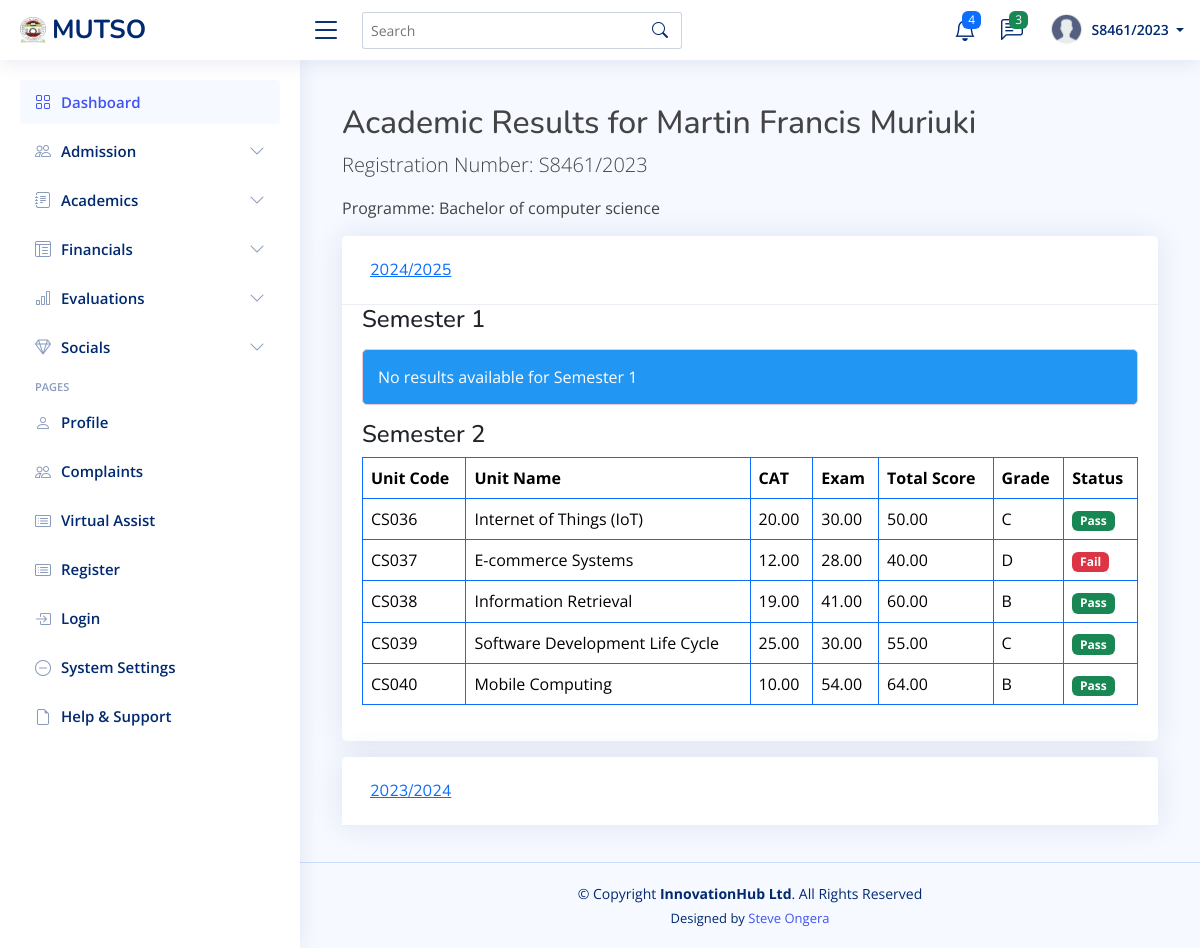
The app's page /results/ (signed in), older data.
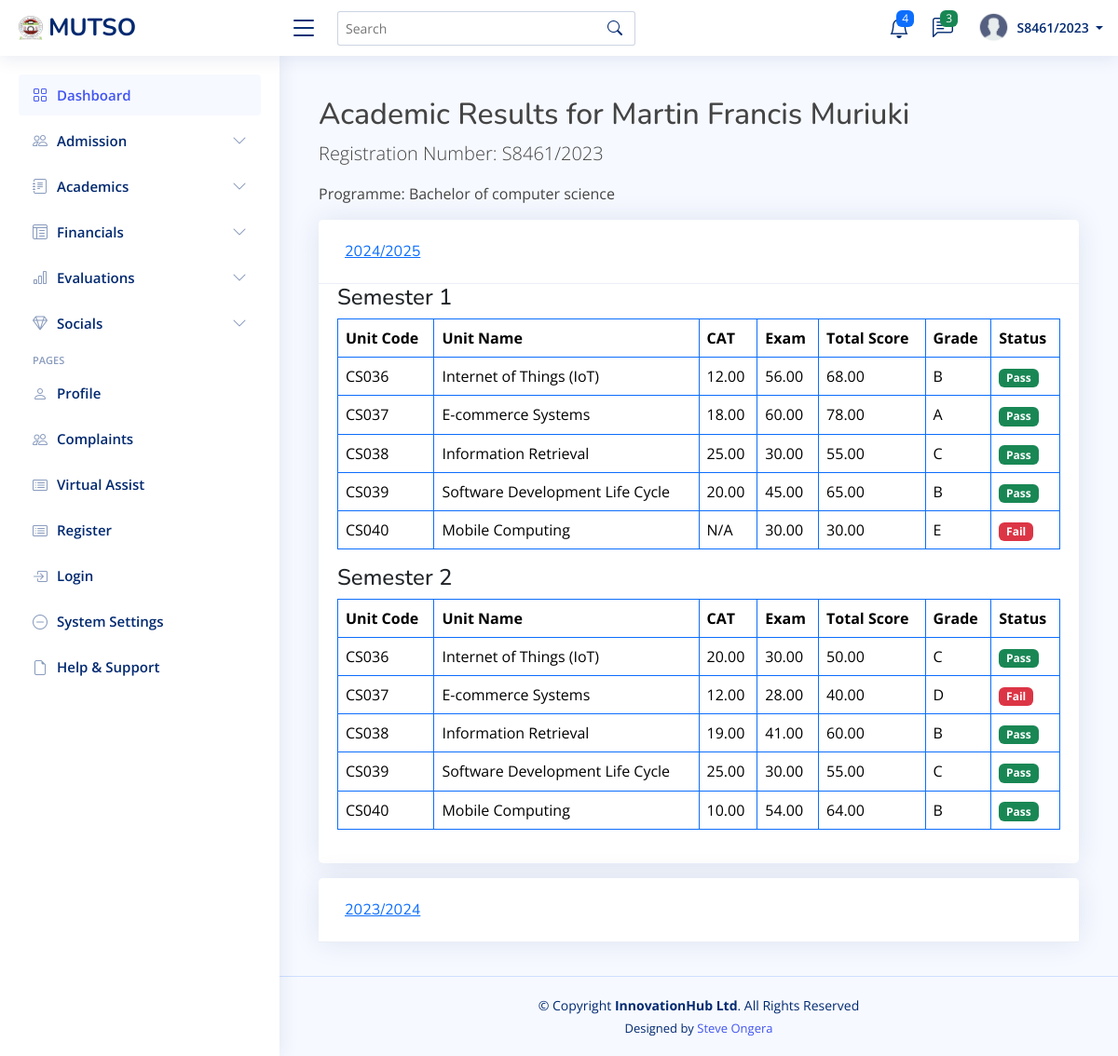
The same page, newer data.
### students_portal/models.py (models this page shows, shortened)
class User(AbstractUser):
    USER_TYPES = (
        ('student', 'Student'),
        ('lecturer', 'Lecturer'),
        ('admin', 'Administrator'),
        ('staff', 'Administrative Staff'),
        ('finance', 'Finance Officer'),
    )
    user_type = models.CharField(max_length=20, choices=USER_TYPES)
    is_verified = models.BooleanField(default=False)
    status = models.CharField(max_length=20, choices=[
        ('active', 'Active'),
        ('inactive', 'Inactive'),
        ('suspended', 'Suspended'),
    ], default='active')
    phone_number = models.CharField(max_length=15, blank=True, null=True)
    last_password_change = models.DateTimeField(default=timezone.now)
    password_reset_token = models.CharField(max_length=100, blank=True, null=True)
    password_reset_token_expiry = models.DateTimeField(blank=True, null=True)
    created_at = models.DateTimeField(auto_now_add=True)
    updated_at = models.DateTimeField(auto_now=True)

class Student(models.Model):
    registration_number = models.CharField(max_length=20, unique=True)
    first_name = models.CharField(max_length=100)
    last_name = models.CharField(max_length=100)
    middle_name = models.CharField(max_length=100, blank=True, null=True)
    id_number = models.CharField(max_length=20, blank=True, null=True)
    profile_picture = models.ImageField(upload_to='lecturer_profiles/', blank=True, null=True)
    programme = models.ForeignKey(Programme, on_delete=models.CASCADE, related_name='students')
    current_year = models.IntegerField()
    current_semester = models.IntegerField()
    date_of_admission = models.DateField()
    expected_graduation_date = models.DateField(blank=True, null=True)
    date_of_birth = models.DateField(blank=True, null=True)
    gender = models.CharField(max_length=10, choices=[
        ('M', 'Male'),
        ('F', 'Female'),
        ('O', 'Other')
    ], blank=True, null=True)
    email = models.EmailField(blank=True, null=True)
    phone_number = models.CharField(max_length=15, blank=True, null=True)
    religion = models.CharField(max_length=50, blank=True, null=True)
    county = models.CharField(max_length=50, blank=True, null=True)
    town = models.CharField(max_length=50, blank=True, null=True)
    postal_address = models.CharField(max_length=100, blank=True, null=True)
    postal_code = models.CharField(max_length=10, blank=True, null=True)
    parent_name = models.CharField(max_length=100, blank=True, null=True)
    parent_phone = models.CharField(max_length=15, blank=True, null=True)
    emergency_contact_name = models.CharField(max_length=100, blank=True, null=True)
    emergency_contact_relationship = models.CharField(max_length=50, blank=True, null=True)
    emergency_contact_phone = models.CharField(max_length=15, blank=True, null=True)
    is_active = models.BooleanField(default=True)
    status = models.CharField(max_length=20, choices=[
        ('active', 'Active'),
        ('inactive', 'Inactive'),
        ('graduated', 'Graduated'),
        ('deferred', 'Deferred'),
        ('suspended', 'Suspended'),
        ('transferred', 'Transferred'),
        ('withdrawn', 'Withdrawn')
    ], default='active')
    entry_mode = models.CharField(max_length=20, choices=[
        ('government_sponsored', 'Government-Sponsored'),
        ('self_sponsored', 'Self-Sponsored'),
        ('parallel', 'Parallel'),
        ('exchange', 'Exchange'),
        ('transfer', 'Transfer')
    ], default='government_sponsored')
    scholarship_info = models.TextField(blank=True, null=True)
    created_at = models.DateTimeField(auto_now_add=True)
    updated_at = models.DateTimeField(auto_now=True)
    def get_full_name(self):
        if self.middle_name:
            return f"{self.first_name} {self.middle_name} {self.last_name}"
        return f"{self.first_name} {self.last_name}"

class Programme(models.Model):
    name = models.CharField(max_length=200)
    code = models.CharField(max_length=20, unique=True)
    department = models.ForeignKey(Department, on_delete=models.CASCADE, related_name='programmes')
    duration_years = models.IntegerField()
    semesters_per_year = models.IntegerField(default=2)
    description = models.TextField(blank=True, null=True)

class AcademicYear(models.Model):
    name = models.CharField(max_length=50)
    start_date = models.DateField()
    end_date = models.DateField()
    is_current = models.BooleanField(default=False)

class Unit(models.Model):
    name = models.CharField(max_length=200)
    code = models.CharField(max_length=20, unique=True)
    description = models.TextField(blank=True, null=True)
    credit_hours = models.IntegerField(default=3)
    is_core = models.BooleanField(default=True)

class StudentUnitGrade(models.Model):
    enrollment = models.OneToOneField(StudentEnrollment, on_delete=models.CASCADE, related_name='final_grade')
    cat_average = models.DecimalField(max_digits=5, decimal_places=2)
    exam_score = models.DecimalField(max_digits=5, decimal_places=2)
    total_score = models.DecimalField(max_digits=5, decimal_places=2, null=True, blank=True)
    grade = models.ForeignKey(GradeSystem, on_delete=models.PROTECT, related_name='student_grades', null=True, blank=True)
    is_pass = models.BooleanField(default=False)
    remarks = models.TextField(blank=True, null=True)

### students_portal/views.py (the view, shortened to what this page needs)
# urls.py: path('results/', views.student_results_view, name='academic_results'),
@login_required
def student_results_view(request):
    try:
        student = Student.objects.get(
            registration_number=request.user.username
        )
    except Student.DoesNotExist:
        messages.error(request, "No student profile found for your account.")
        return render(request, 'students/no_profile.html')
    academic_years = AcademicYear.objects.filter(
        start_date__gte=student.date_of_admission,
        semesters__id__isnull=False  # ✅ Ensures there's at least one linked semester
    ).distinct().order_by('-start_date')  # Order by latest year first (descending)
    results_by_year = {}
    for academic_year in academic_years:
        semesters = Semester.objects.filter(
            academic_year=academic_year
        ).order_by('number')
        semester_results = {}
        for semester in semesters:
            enrollments = StudentEnrollment.objects.filter(
                student=student,
                semester=semester
            ).select_related(
                'programme_unit__unit'
            ).prefetch_related(
                Prefetch(
                    'final_grade',
                    queryset=StudentUnitGrade.objects.select_related('grade')
                )
            )
            units_results = []
            for enrollment in enrollments:
                unit = enrollment.programme_unit.unit
                if hasattr(enrollment, 'final_grade'):
                    grade = enrollment.final_grade
                    unit_result = {
                        'unit_code': unit.code,
                        'unit_name': unit.name,
                        'credit_hours': unit.credit_hours,
                        'cat_score': grade.cat_average,
                        'exam_score': grade.exam_score,
                        'total_score': grade.total_score,
                        'grade': grade.grade.grade,
                        'points': grade.grade.points,
                        'is_pass': grade.is_pass,
                        'remarks': grade.remarks,
                    }
                units_results.append(unit_result)
            semester_results[semester.number] = {
                'semester_name': semester.name,
                'units': units_results,
            }
        results_by_year[academic_year.name] = {
            'semesters': semester_results,
            'year_name': academic_year.name,
        }
    context = {
        'student': student,
        'results_by_year': results_by_year,
    }
    return render(request, 'students/academic_results.html', context)

### templates/students/academic_results.html (shortened to what this page needs)
{% extends "base/base.html" %}
{% block content %}
<div class="container mt-4">
    <h2>Academic Results for {{ student.get_full_name }}</h2>
    <p class="lead">Registration Number: {{ student.registration_number }}</p>
    <p>Programme: {{ student.programme.name }}</p>
    {% if results_by_year %}
        <div class="accordion" id="resultsAccordion">
            {% for year_name, year_data in results_by_year.items %}
                <div class="card mb-3">
                    <div class="card-header" id="heading{{ forloop.counter }}">
                        <h5 class="mb-0">
                            <button class="btn btn-link" type="button" data-toggle="collapse"
                                    data-target="#collapse{{ forloop.counter }}" aria-expanded="true"
                                    aria-controls="collapse{{ forloop.counter }}">
                                {{ year_name }}
                            </button>
                        </h5>
                    </div>
                    <div id="collapse{{ forloop.counter }}" class="collapse {% if forloop.first %}show{% endif %}"
                         aria-labelledby="heading{{ forloop.counter }}" data-parent="#resultsAccordion">
                        <div class="card-body">
                            {% for semester_number, semester_data in year_data.semesters.items %}
                                <h4>Semester {{ semester_number }}</h4>
                                {% if semester_data.units %}
                                    <div class="table-responsive">
                                        <table class="table table-bordered border-primary">
                                            <thead>
                                                <tr>
                                                    <th>Unit Code</th>
                                                    <th>Unit Name</th>
                                                    <th>CAT</th>
                                                    <th>Exam</th>
                                                    <th>Total Score</th>
                                                    <th>Grade</th>
                                                    <th>Status</th>
                                                </tr>
                                            </thead>
                                            <tbody>
                                                {% for unit in semester_data.units %}
                                                    <tr>
                                                        <td>{{ unit.unit_code }}</td>
                                                        <td>{{ unit.unit_name }}</td>
                                                        <td>
                                                            {% if unit.cat_score == 0 %}
                                                                N/A
                                                            {% else %}
                                                                {{ unit.cat_score }}
                                                            {% endif %}
                                                        </td>
                                                        <td>{{ unit.exam_score }}</td>
                                                        <td>{{ unit.total_score }}</td>
                                                        <td>{{ unit.grade }}</td>
                                                        <td>
                                                            {% if  unit.exam_score %}
                                                                {% if unit.is_pass %}
                                                                    <span class="badge text-bg-success">Pass</span>
                                                                {% else %}
                                                                    <span class="badge text-bg-danger">Fail</span>
                                                                {% endif %}
                                                            {% else %}
                                                                <span class="badge text-bg-secondary">N/A</span>
                                                            {% endif %}
                                                        </td>
                                                    </tr>
                                                {% endfor %}
                                            </tbody>
                                        </table>
                                    </div>
                                {% else %}
                                    <div class="alert alert-info">No results available for Semester {{ semester_number }}</div>
                                {% endif %}
                            {% endfor %}
                        </div>
                    </div>
                </div>
            {% endfor %}
        </div>
    {% else %}
        <div class="alert alert-warning">
            No academic results available. If you believe this is an error, please contact the academic office.
        </div>
    {% endif %}
</div>
{% endblock %}

### templates/base/navbar.html (shortened to what this page needs)
{% load static %}
<header id="header" class="header fixed-top d-flex align-items-center">
    <div class="d-flex align-items-center justify-content-between">
      {% if request.user.is_staff %}
        <a href="#" class="logo d-flex align-items-center">
        {% else %}
        <a href="#" class="logo d-flex align-items-center">
      {% endif %}
        <img src="{% static 'assets/img/logo.png'%}" alt="">
        <span class="d-none d-lg-block">MUTSO</span>
      </a>
      <i class="bi bi-list toggle-sidebar-btn"></i>
    </div>
    <div class="search-bar">
      <form class="search-form d-flex align-items-center" method="POST" action="#">
        <input type="text" name="query" placeholder="Search" title="Enter search keyword">
        <button type="submit" title="Search"><i class="bi bi-search"></i></button>
      </form>
    </div>
    <nav class="header-nav ms-auto">
      <ul class="d-flex align-items-center">
        <li class="nav-item dropdown">
          <a class="nav-link nav-icon" href="#" data-bs-toggle="dropdown">
            <i class="bi bi-bell"></i>
            <span class="badge bg-primary badge-number">4</span>
          </a>
            </li>
          </ul>
        <li class="nav-item dropdown">
          <a class="nav-link nav-icon" href="#" data-bs-toggle="dropdown">
            <i class="bi bi-chat-left-text"></i>
            <span class="badge bg-success badge-number">3</span>
          </a>
        </li>
        <li class="nav-item dropdown pe-3">
          <a class="nav-link nav-profile d-flex align-items-center pe-0" href="#" data-bs-toggle="dropdown">
            <img src="{% static 'assets/img/profile.png'%}" alt="Profile" class="rounded-circle">
            <span class="d-none d-md-block dropdown-toggle ps-2">
              {% if user.is_authenticated %}
                   {{ user.username }}
              {% else %}
                  Admin
              {% endif %}
            </span>
          </a>
        </li>
    </nav>
  </header>

Row changes from the older to the newer data that the page shows:
added StudentUnitGrade: cat_score "12.00", exam_score "56.00", total_score "68.00"
added StudentUnitGrade: cat_score "18.00", exam_score "60.00", total_score "78.00"
added StudentUnitGrade: cat_score "25.00", exam_score "30.00", total_score "55.00"
added StudentUnitGrade: cat_score "20.00", exam_score "45.00", total_score "65.00"
added StudentUnitGrade: exam_score "30.00", total_score "30.00"
Text that changed along with them:
list line gone: "Semester 1 No results available for Semester 1"
new list line: "Semester 1 Unit Code Unit Name CAT Exam Total Score Grade Status B Pass A Pass C Pass B Pass N/A E Fail"
new list line: "CS036 Internet of Things (IoT)"
new list line: "CS037 E-commerce Systems"
new list line: "CS038 Information Retrieval"
new list line: "CS039 Software Development Life Cycle"
new list line: "CS040 Mobile Computing"
